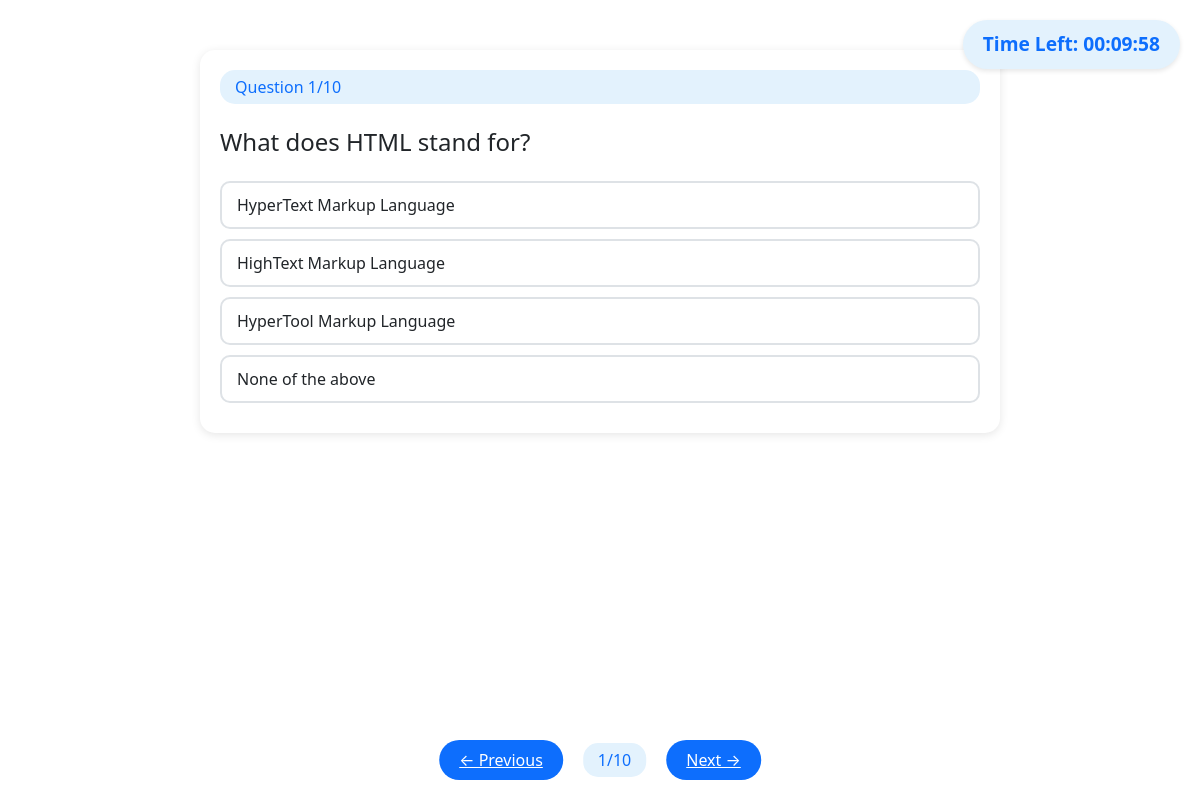
The page /quiz/1 on the database as committed earlier.
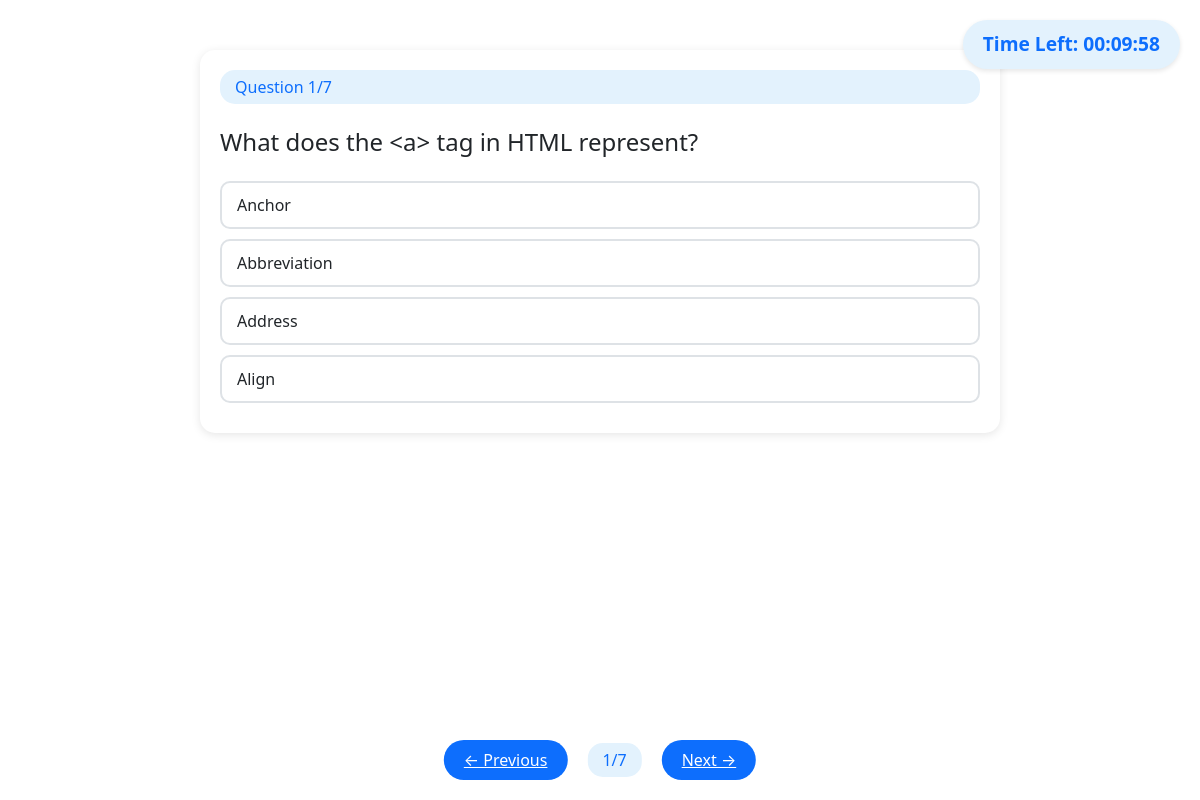
The same page on the database as committed later.
### tables this page shows
CREATE TABLE questions (
            id INTEGER PRIMARY KEY AUTOINCREMENT,
            quiz_id INTEGER NOT NULL,
            question_statement TEXT NOT NULL,
            option1 TEXT NOT NULL,
            option2 TEXT NOT NULL,
            option3 TEXT NOT NULL,
            option4 TEXT NOT NULL,
            correct_option INTEGER NOT NULL,
            FOREIGN KEY (quiz_id) REFERENCES quizzes (id) ON DELETE CASCADE
        );

### app.py (the view)
@app.route('/quiz/<int:quiz_id>')
def quiz(quiz_id):
    try:
        current_q = request.args.get('q', 0, type=int)
        quiz = get_quiz_by_id(quiz_id)
        if not quiz:
            flash('Quiz not found.', 'error')
            return redirect(url_for('dashboard'))
        questions = get_quiz_questions(quiz_id)
        if not questions:
            flash('No questions found for this quiz.', 'error')
            return redirect(url_for('dashboard'))
        total_questions = len(questions)
        if current_q >= total_questions:
            flash('Invalid question number.', 'error')
            return redirect(url_for('dashboard'))
        if 'current_quiz' not in session:
            session['current_quiz'] = {
                'quiz_id': quiz_id,
                'start_time': datetime.now().strftime('%Y-%m-%d %H:%M:%S')
            }
        return render_template('quiz.html',
                             quiz=quiz,
                             questions=questions,
                             current_q=current_q,
                             total_questions=total_questions)
    except Exception as e:
        flash(f'Error loading quiz: {str(e)}', 'error')
        return redirect(url_for('dashboard'))

### Models/database.py (called while the page is built)
def get_db_connection():
    conn = sqlite3.connect(DATABASE_PATH)
    conn.row_factory = sqlite3.Row  # Enables column access by name
    return conn

### Models/models.py (called while the page is built)
def dict_factory(cursor, row):
    d = {}
    for idx, col in enumerate(cursor.description):
        d[col[0]] = row[idx]
    return d

def get_quiz_questions(quiz_id):
    conn = get_db_connection()
    conn.row_factory = dict_factory
    cursor = conn.cursor()
    try:
        cursor.execute("""
            SELECT
                id,
                question_statement,
                option1,
                option2,
                option3,
                option4,
                correct_option
            FROM questions
            WHERE quiz_id = ?
            ORDER BY id
        """, (quiz_id,))
        questions = cursor.fetchall()
        return questions
    except Exception as e:
        print(f"Error retrieving questions: {e}")
        return []
    finally:
        conn.close()

### templates/quiz.html (shortened to what this page needs)
{% extends "base.html" %}
{% block head %}
    <link rel="stylesheet" type="text/css" href="{{ url_for('static', filename='css/quiz.css') }}">
{% endblock %}
{% block content %}
    <div class="timer" id="timer">Time Left: 00:00:00</div>
    <form method="POST" action="{{ url_for('submit_quiz', quiz_id=quiz.id) }}" id="quizForm">
        <div class="question-container">
            <div class="question-number">Question {{ current_q + 1 }}/{{ total_questions }}</div>
            <h4 class="mt-4 mb-4">{{ questions[current_q].question_statement }}</h4>
            {% for i in range(1, 5) %}
            <div class="option">
                <label class="option-label" for="option{{ i }}">
                    {{ questions[current_q]['option' ~ i] }}
                </label>
            </div>
            {% endfor %}
        </div>
        <div class="question-nav">
            <a href="{{ url_for('quiz', quiz_id=quiz.id, q=(current_q-1)) }}"
               class="nav-arrow {% if current_q == 0 %}disabled{% endif %}"
               onclick="saveAnswer()">
                ← Previous
            </a>
            <span class="question-number">{{ current_q + 1 }}/{{ total_questions }}</span>
            {% if current_q + 1 < total_questions %}
                <a href="{{ url_for('quiz', quiz_id=quiz.id, q=(current_q+1)) }}"
                   class="nav-arrow"
                   onclick="saveAnswer()">
                    Next →
                </a>
            {% else %}
                <button type="submit" class="submit-btn" onclick="submitQuiz()">Submit Quiz</button>
            {% endif %}
        </div>
    </form>
{% endblock %}

Rows that differ between the two databases and show on the page:
no longer on this page (row edited): questions: question_statement "What does HTML stand for?", option1 "HyperText Markup Language" "HighText Markup Language" "HyperTool Markup Language" "None of the above"
now on this page (row unchanged): questions: question_statement "What does the <a> tag in HTML represent?", option1 "Anchor" "Abbreviation" "Address" "Align"
Other text that changed with them:
{{ total_questions }}: "10" → "7"
